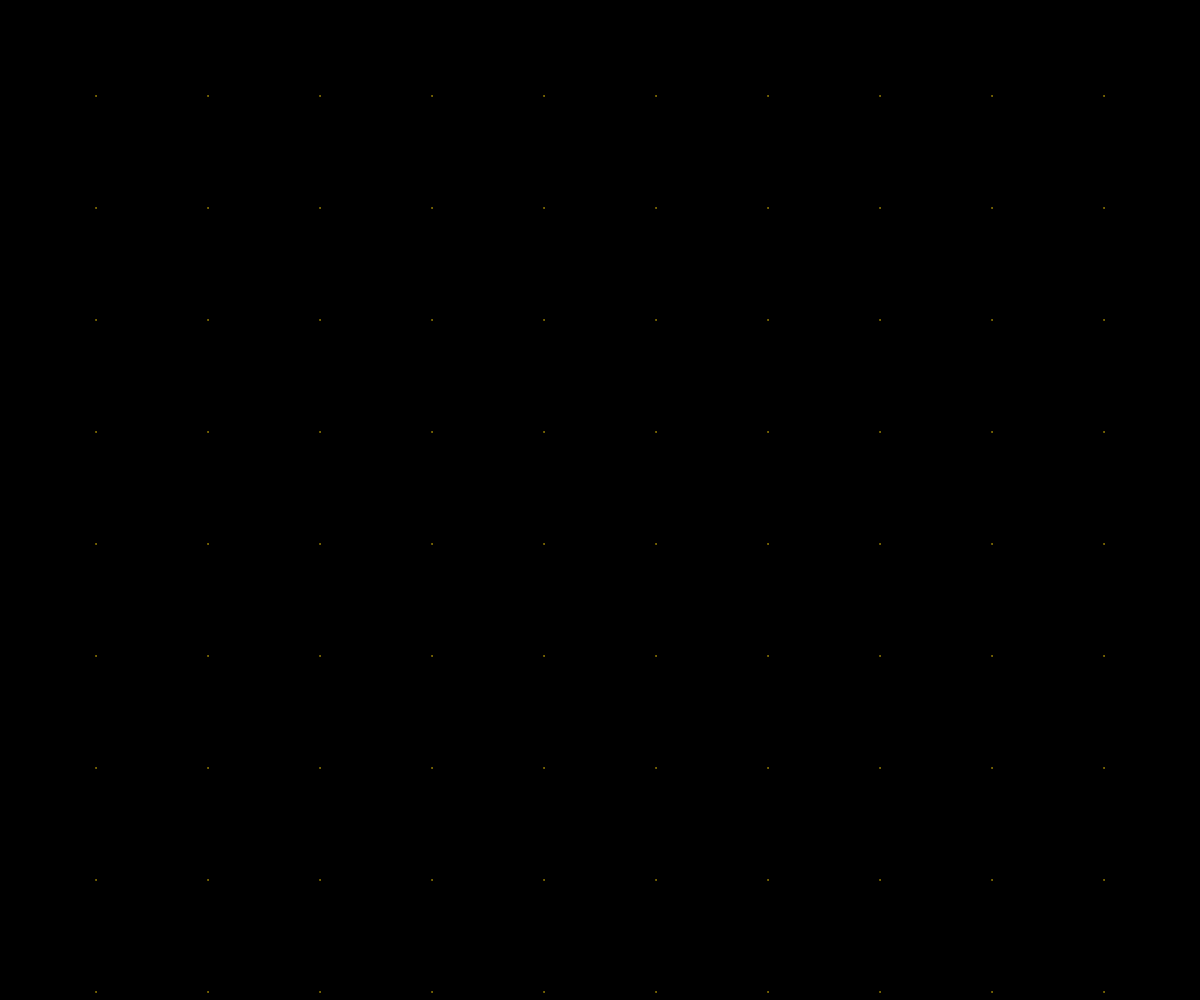
Frame 1 (no input)
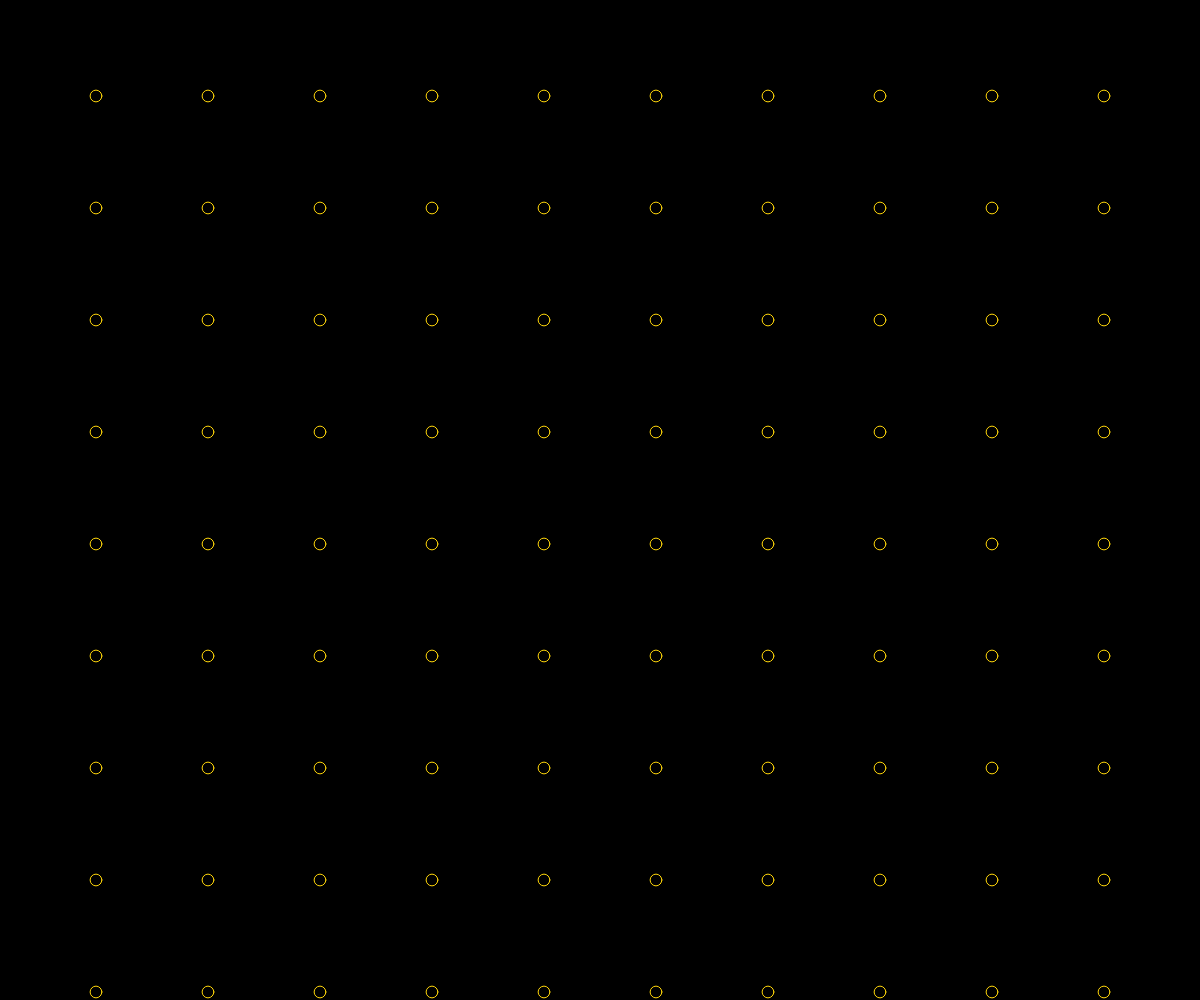
Frame 60 (no input)
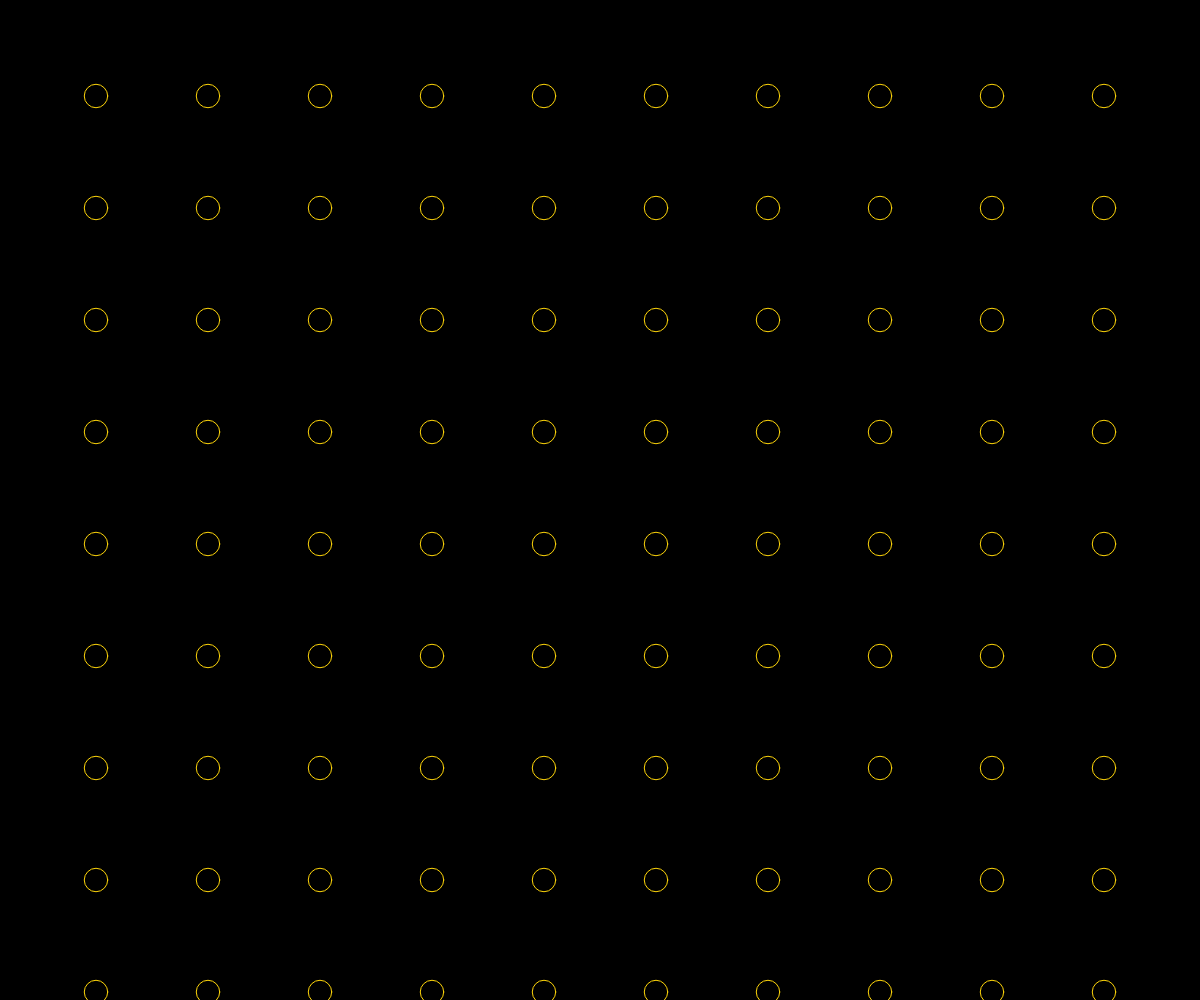
Frame 120 (the mouse pressed at the canvas centre since frame 60)

The p5.js sketch that drew these frames (run headless with seeded random() and noise() and a simulated clock; from frame 60 on, the mouse is pressed at the canvas centre):

// p5.js sketch
// ── sketch.js

/* Cada circulo es una persona en un territorio, el movimiento del cada uno exagerbandoce genera roces, y crea espacios.
aparecen opciones, caminos, formas nuevas.
*/

let canvasWidth = window.innerWidth
let canvasHeight = window.innerHeight
let totalCircles = 10
let dimension = 0
let margin = 40
let dimensionModulator = .25 // para hacerlo mas pequeno moverse entre 1.0 y 0, y para hacerlo mas grande 1.0 >
let frequence = .01
let colors = ["#ffd60a", "#ffc300", "#003566", "#001d3d" ]
let x,y

function setup() {
  createCanvas(canvasWidth,canvasHeight);
  dimension = (width-2*margin)/totalCircles
  angleMode(DEGREES)
}

function draw() {
  background(0)
  noFill()
  stroke(colors[0])
  dimensionModulator = sin(frequence * frameCount) * 10
  for(let i = 0; i < totalCircles; i++) {
    for(let j = 0 ; j < totalCircles; j++) {
      x = margin + dimension/2 + i*dimension
      y = margin+dimension/2+j*dimension
      circle(x, y, dimensionModulator * dimension)
    }

  }
}
